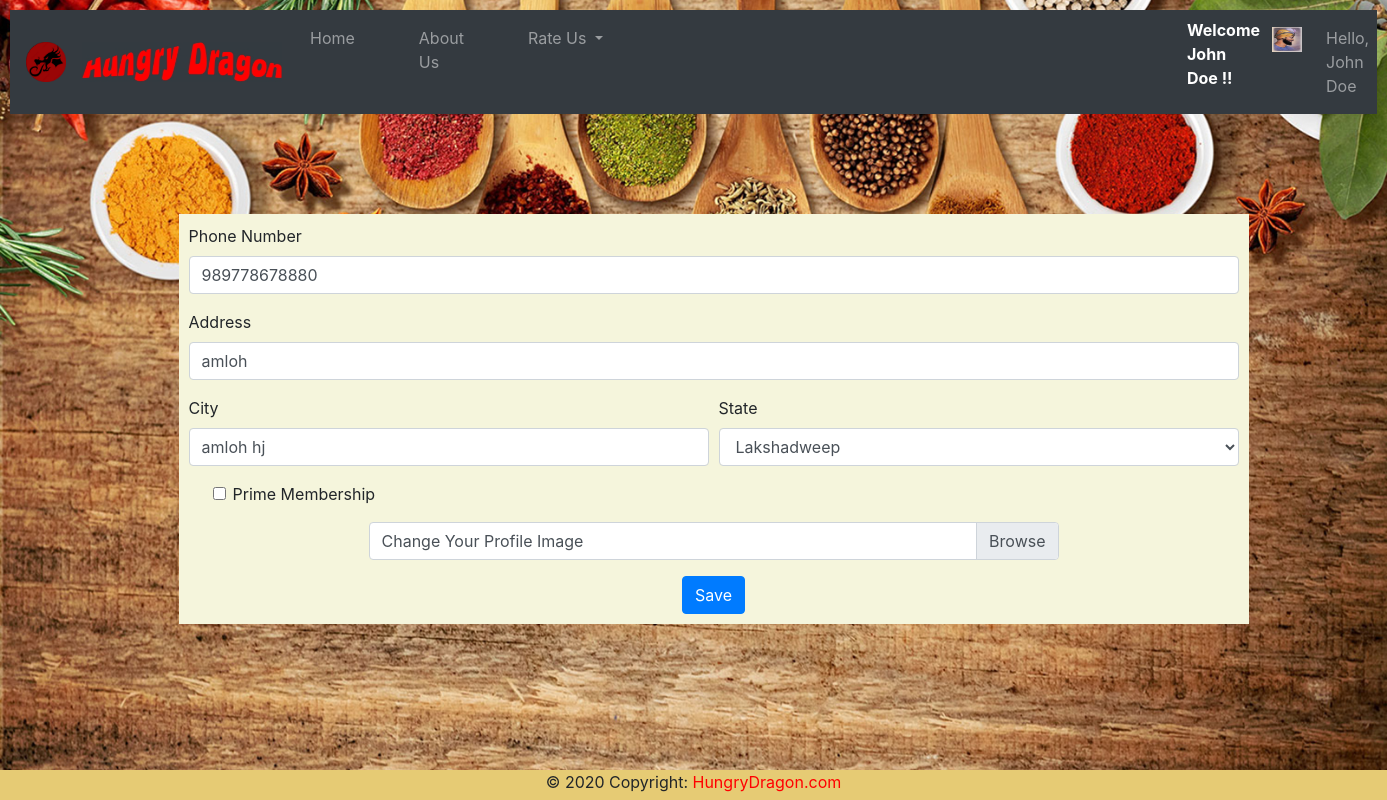
The page /user/edit/ (signed in) on the database its author committed.
### cust/models.py (models this page shows, shortened)
class Client(models.Model):
    user=models.OneToOneField(User,on_delete=models.CASCADE)
    phone=models.CharField(max_length=14)
    address=models.CharField(max_length=200)
    city=models.CharField(max_length=40)
    prime=models.BooleanField(default=False)
    state=models.CharField(max_length=40)
    image=models.FileField(upload_to="clients/images/")

### cust/views.py (the view)
# urls.py: path('edit/',views.edit,name="edit")
def edit(request):
    if request.method=='POST':
        phone=request.POST['phone']
        address=request.POST['address']
        city=request.POST['city']
        try:
            prime = request.POST['prime']
            if prime == "on":
                prime = True
        except:
            prime = False
        state=request.POST['state']
        try:
            image=request.FILES['image']
        except:
            image=None
        if phone.isnumeric()==False:
            messages.info(request,"Invalid phone number")
            return redirect('/user/edit/')
        elif city.isalnum()==True and city.isalpha()==False:
            messages.info(request,"Invalid city name")
            return redirect('/user/edit/')
        else:
            username=request.user.username
            user=User.objects.get(username=username)
            cust_change=Client.objects.get(user=user)
            cust_change.address=address
            cust_change.city=city
            cust_change.prime=prime
            cust_change.phone=phone
            cust_change.state=state
            if image!= None:
                cust_change.image=image
            cust_change.save()
            messages.info(request,"Changes made successfully!!")
            return redirect("/")
    else:
        username=request.user.username
        user=User.objects.get(username=username)
        client=Client.objects.get(user=user)
        context={'client':client}
        return render(request,'edit.html',context)

### templates/edit.html (shortened to what this page needs)
{% extends 'base.html' %}
{% load static %}
{% block body %}
<div class="container">
    <form style="margin-left:40px; margin-top:100px; padding:10px ;background-color:beige;"  action='/user/edit/' enctype='multipart/form-data' method='post'>
          <div class="form-group">
            <label for="inputAddress">Phone Number</label>
            <input type="text" maxlength=12 name="phone" class="form-control" value="{{client.phone}}" required id="inputAddress" placeholder="Enter your phone number">
          </div>
          <div class="form-group">
            <label for="inputAddress">Address</label>
            <input type="text" name="address" class="form-control" id="inputAddress" value="{{client.address}}" required placeholder="1234 Main St">
          </div>
          <div class="form-row">
            <div class="form-group col-md-6">
              <label for="inputCity">City</label>
              <input type="text" name="city" class="form-control" value="{{client.city}}" required id="inputCity">
            </div>
            <div class="form-group col-md-6">
              <label for="inputState">State</label>
              <select id="inputState" value="{{client.state}}" name="state" required class="form-control">
                <option selected>{{client.state}}</option>
              </select>
            </div>
          </div>
          <div class="form-group ml-4">
            <div class="form-check">
              <input class="form-check-input" {% if client.prime %} checked {% endif %} type="checkbox" name="prime" id="gridCheck">
              <label class="form-check-label" for="gridCheck">
                Prime Membership
              </label>
            </div>
          </div>
          <div class="form-group" style="margin-left:180px; margin-right:180px;">
            <div class="custom-file">
              <label class="custom-file-label" for="customFile">Change Your Profile Image</label>
            </div>
          </div>
          <center><button type="submit" class="btn btn-primary">Save</button></center>
      </form>
    </div>
    <br><br>
{% endblock %}

### templates/base.html (shortened to what this page needs)
<!doctype html>
{% load static %}
<html lang="en">
  <head>
    <link rel="stylesheet" href="{% static 'CSS/bootstrap.min.css' %}" >
  </head>
  <body>
    <nav class="navbar navbar-expand-lg navbar-dark bg-dark" style="color:black; background-color: lightcoral;">
      <a class="navbar-brand" href="{% static 'Images/MainDragon.png' %}"><img src="{% static 'Images/MainDragon.png' %}" width="40px" height="40px"></a>
      <a class="navbar-brand pr-1" href="\"><img src="{% static 'Images/FinalImage.jpg' %}" width="200px" height="40px"></a>
  <div class="collapse navbar-collapse" id="navbarSupportedContent">
    <ul class="navbar-nav mr-auto">
      <li {% if request.path == "/" %}class="nav-item active pr-5"{% else %}class="nav-item pr-5"{% endif %}>
        <a class="nav-link" href="\">Home <span class="sr-only">(current)</span></a>
      </li>
      <li {% if request.path == "/about/" %}class="nav-item active pr-5"{% else %}class="nav-item pr-5"{% endif %}>
        <a class="nav-link" href="/about">About Us</a>
      </li>
      <li class="nav-item dropdown pr-5">
        <a class="nav-link dropdown-toggle" href="#" id="navbarDropdown" role="button" data-toggle="dropdown" aria-haspopup="true" aria-expanded="false">
          Rate Us
        </a>
       {% if user.is_authenticated %}
       <li class="nav-item dropdown pr-5">
      </li>
      <li class="nav-item ml-6 pl-6">
<b><marquee style="color:white">Welcome {{client.user.username}} !!</marquee></b></h3>
       </li>
       <li class="nav-item pl-1">
         <a class="nav-link" href="{{ client.image.url }}"><img src="{{ client.image.url }}" alt="" width=30px height=25px></a>
       </li>
	   <li class="nav-item dropdown pl-2">
        <a class="nav-link dropdown" href="#" id="navbarDropdown" role="button" data-toggle="dropdown" aria-haspopup="true" aria-expanded="false">
          Hello, {{ user.get_username }}
        </a>
      </li>
        </li>
    {% endif %}
</ul>
  </div>
</nav>
{% block body %}
{% endblock %}
    <center>
<footer class="page-footer font-small blue">
  <div class="footer-copyright text-center">© 2020 Copyright:
    <a href="\" style="color:red"> HungryDragon.com</a>
  </div>
</footer>
</center>
  </body>
</html>

### rows shown on the page
Client: user.username "John Doe", image (picture), phone "989778678880", address "amloh", city "amloh hj", state "Lakshadweep"

### other values the page prints
{{ user.get_username }} "John Doe"
